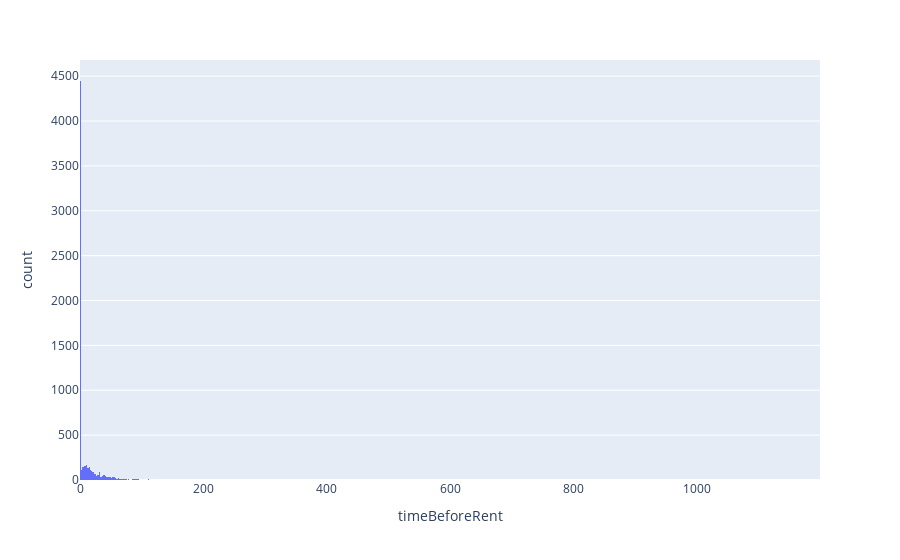

Source (notebook cell):
### Code cell
fig = px.histogram(copy,'timeBeforeRent'    )
fig.show()

### Figure 1 — Plotly figure (JSON) as saved in the notebook; plotly's stock layout.template omitted (floating-point values rounded to 4 significant figures; data arrays with more than 128 entries replaced by an {"elided": "..."} marker saying what was removed)
{"data": [{"alignmentgroup": "True", "bingroup": "x", "hovertemplate": "timeBeforeRent=%{x}<br>count=%{y}<extra></extra>", "legendgroup": "", "marker": {"color": "#636efa", "pattern": {"shape": ""}}, "name": "", "offsetgroup": "", "orientation": "v", "showlegend": false, "type": "histogram", "x": {"elided": "6762 int values"}, "xaxis": "x", "yaxis": "y"}], "layout": {"barmode": "relative", "legend": {"tracegroupgap": 0}, "margin": {"t": 60}, "xaxis": {"anchor": "y", "domain": [0, 1], "title": {"text": "timeBeforeRent"}}, "yaxis": {"anchor": "x", "domain": [0, 1], "title": {"text": "count"}}}}
